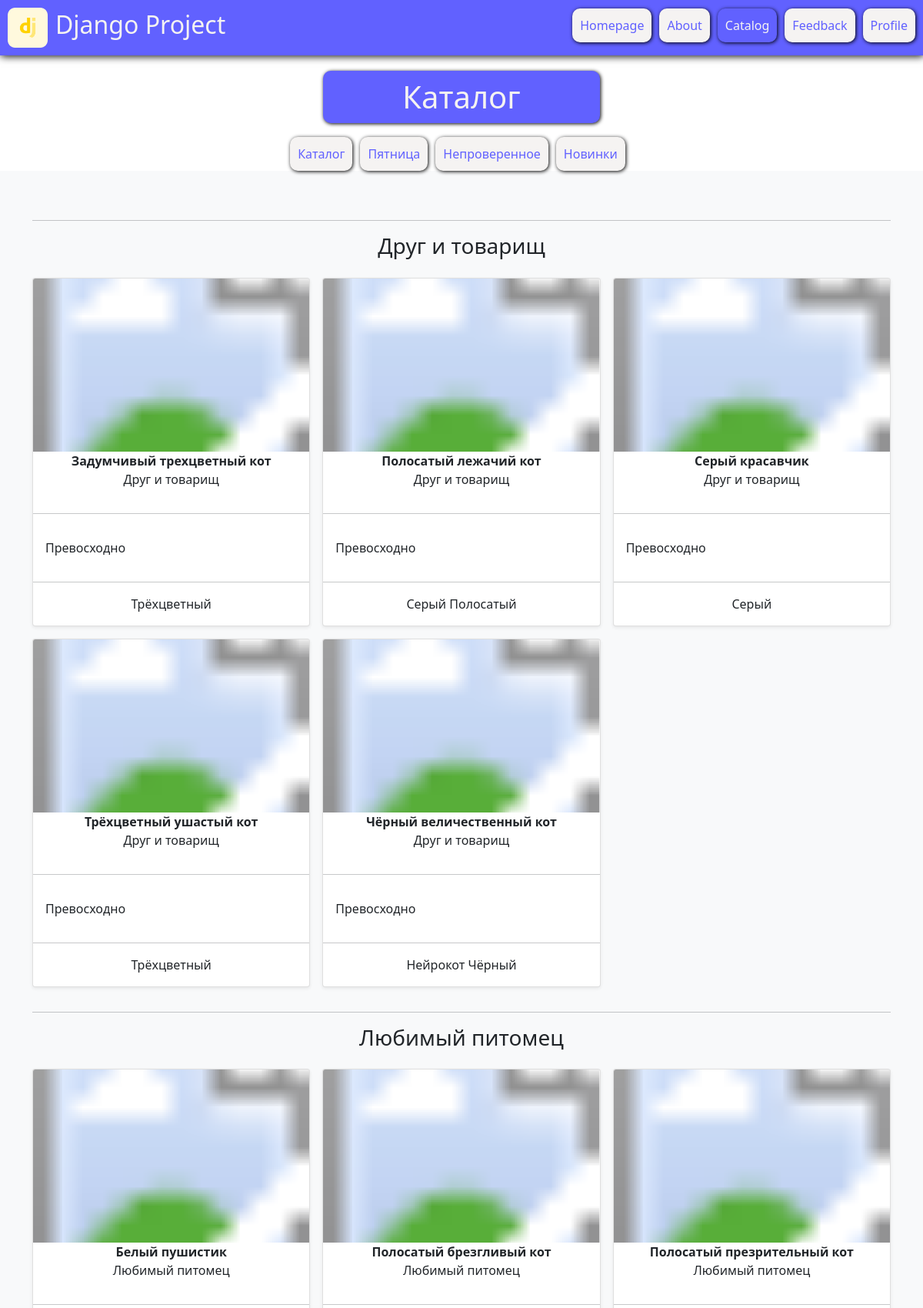
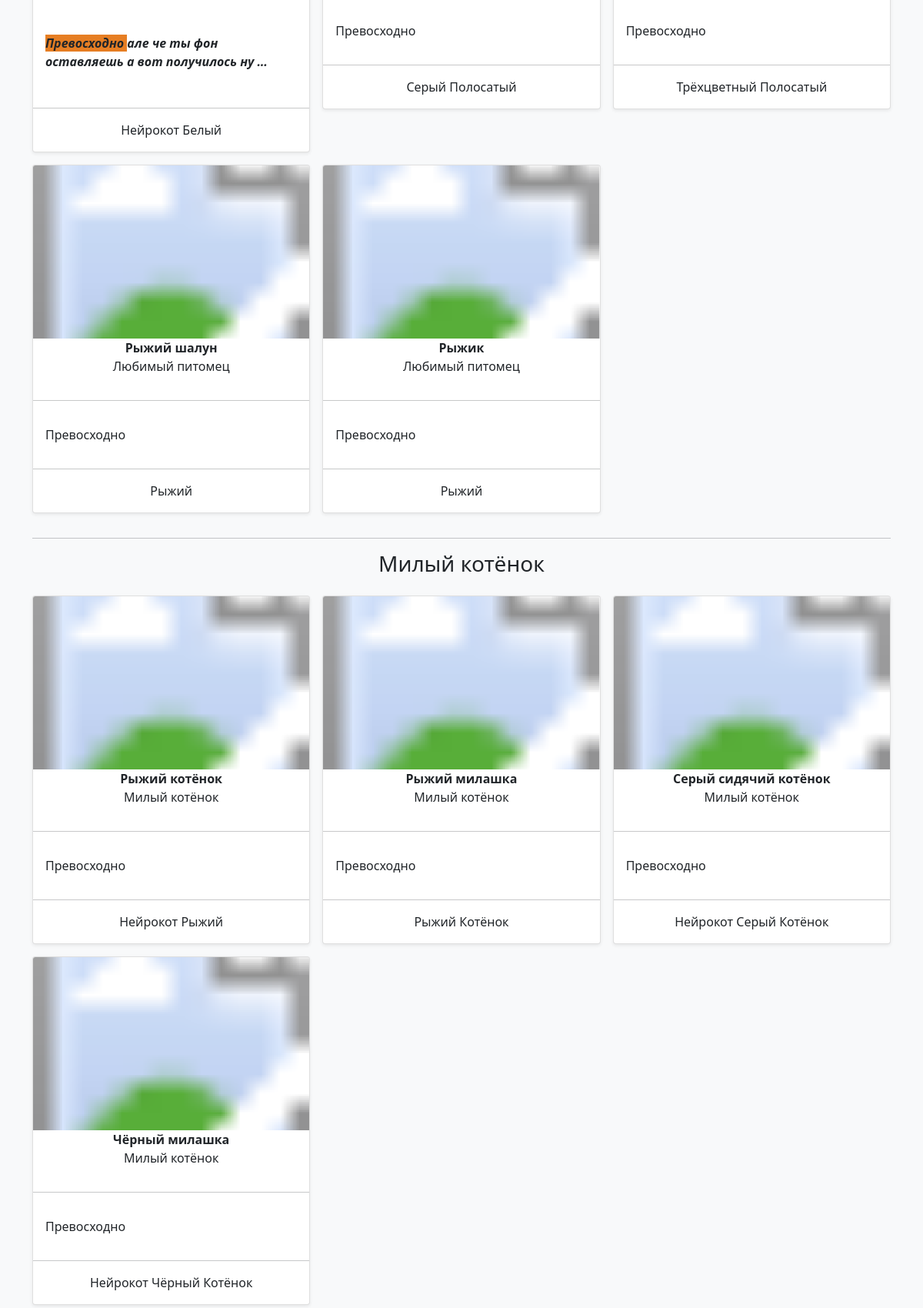
Page /catalog/ (upper part) on the committed database (2 pictures, top to bottom).
### catalog/models.py (models this page shows, shortened)
class Item(core.models.BaseModel):
    objects = ItemManager()
    text = tinymce.models.HTMLField(
        verbose_name="текст",
        help_text="Описание товара",
        validators=[
            catalog.validators.ValidateMustContain(
                "роскошно",
                "превосходно",
            ),
        ],
    )
    is_on_main = django.db.models.BooleanField(
        verbose_name="на главной",
        default=False,
        help_text="Статус показа на главной странице",
    )
    tags = django.db.models.ManyToManyField(Tag)
    category = django.db.models.ForeignKey(
        Category,
        on_delete=django.db.models.CASCADE,
    )
    created_at = django.db.models.DateTimeField(auto_now_add=True, null=True)
    updated_at = django.db.models.DateTimeField(auto_now=True, null=True)
    class Meta:
        ordering = ("name", "text", "id")
        verbose_name = "товар"
        verbose_name_plural = "товары"

class Category(core.models.ModelNormalizedNames):
    weight = django.db.models.PositiveSmallIntegerField(
        verbose_name="вес",
        default=100,
        help_text="Вес",
        validators=[
            django.core.validators.MinValueValidator(1),
            django.core.validators.MaxValueValidator(32767),
        ],
    )
    class Meta:
        verbose_name = "категория"
        verbose_name_plural = "категории"
    def __str__(self):
        return self.name[:15]

class Tag(core.models.ModelNormalizedNames):
    class Meta:
        verbose_name = "тег"
        verbose_name_plural = "теги"

### catalog/views.py (the view)
# urls.py: django.urls.path("", catalog.views.item_list, name="item_list"),
def item_list(request):
    template = "catalog/item_list.html"
    items = catalog.models.Item.objects.published()
    context = {
        "items": items,
    }
    return django.shortcuts.render(request, template, context)

### catalog/models.py (called while the page is built)
    def base(self, **kwargs):
        items = self.get_queryset()
        return (
            items.filter(
                is_published=True,
                category__is_published=True,
                **kwargs,
            )
            .select_related("category", "main_image")
            .prefetch_related(
                django.db.models.Prefetch(
                    "tags",
                    queryset=catalog.models.Tag.objects.filter(
                        is_published=True,
                    ).only("name"),
                ),
            )
            .only("id", "name", "text", "category__name", "main_image__image")
        )

    def published(self):
        return self.base().order_by("category__name", "name")

### templates/catalog/item_list.html (shortened to what this page needs)
{% extends "base.html" %}
{% block content %}
<h1 class="title">Каталог</h1>
<div class="catalog-hrefs">
    <a href="{% url 'catalog:item_list' %}">Каталог</a>
    <a href="{% url 'catalog:friday' %}">Пятница</a>
    <a href="{% url 'catalog:unverified' %}">Непроверенное</a>
    <a href="{% url 'catalog:new' %}">Новинки</a>
</div>
<div class="album py-5 bg-light">
    <div class="container">
        <div class="row row-cols-1 row-cols-sm-2 row-cols-md-3 g-3">
            {% for item in items %}
            {% ifchanged item.category %}
            <div style="width: 100%;">
                <hr>
                <h3 style="text-align: center;">{{ item.category }}</h3>
            </div>
            {% endifchanged %}
            {% include "includes/item_card.html" %}
            {% empty %}
            <h1 style="text-align: center; width: 100%;">Пусто</h1>
            {% endfor %}
        </div>
    </div>
</div>
{% endblock %}

### templates/base.html (shortened to what this page needs)
<!DOCTYPE html>
{% load static %}
<html lang="ru">
<head>
    <link rel="stylesheet" href="{% static 'css/bootstrap.min.css' %}">
    <link rel="stylesheet" href="{% static 'css/header.css' %}">
    <link rel="stylesheet" href="{% static 'css/footer.css' %}">
    <link rel="stylesheet" href="{% static 'css/base.css' %}">
    <link rel="stylesheet" href="{% static 'css/signup_form.css' %}">
</head>
<body>
    {%include "includes/header.html" %}
    <main style="margin-top: 92px;">
        {%block content%}Базовая страница{% endblock %}
    </main>
</body>
</html>

### templates/includes/header.html (shortened to what this page needs)
{% load i18n %}
{% load static %}
<header>
    <img src="{% static 'img/icon.png' %}" class="icon" width="50%" height="50%">
    <h2 class="header-title">Django Project</h2>
    <ul class="header-hrefs">
        <li class="{% if request.resolver_match.view_name == 'homepage:home' %}my-active{% endif %}">
            <a href="{% url 'homepage:home' %}">{% trans 'Homepage' %}</a>
        </li>
        <li class="{% if request.resolver_match.view_name == 'about:description' %}my-active{% endif %}">
            <a href="{% url 'about:description' %}">{% trans 'About' %}</a>
        </li>
        <li class="{% if request.resolver_match.view_name == 'catalog:item_list' %}my-active{% endif %}">
            <a href="{% url 'catalog:item_list' %}">{% trans 'Catalog' %}</a>
        </li>
        <li class="{% if request.resolver_match.view_name == 'feedback:feedback' %}my-active{% endif %}">
            <a href="{% url 'feedback:feedback' %}">Feedback</a>
        </li>
        <li>
            <a href="/auth/profile/">Profile</a>
        </li>
    </ul>
</header>

### templates/includes/item_card.html
{% load static %}
<a href="/catalog/{{ item.id }}" style="text-decoration: none; color: inherit">
    <div class="col">
        <div class="card shadow-sm">
            <svg class="bd-placeholder-img card-img-top" width="100%" height="225">
                <image href="{{ item.main_image.image.url }}" width="100%" height="100%"
                       preserveAspectRatio="xMidYMid slice"/>
            </svg>
            <b style="text-align: center;">{{ item.name }}</b>
            <p style="text-align: center;">{{ item.category }}</p>
            <hr>
            <div class="card-body">
                <p class="card-text">{{ item.text | truncatewords_html:10 | safe }}</p>
            </div>
            <hr>
            <p style="text-align: center;">{% for tag in item.tags.all %}{{ tag.name }} {% endfor %}</p>
        </div>
    </div>
</a>

### static_dev/css/header.css (style rules this page uses)
header { position: fixed; top: 0; display: flex; width: 100%; z-index: 1000; background-color: #6161ff; box-shadow: 1px 1px 10px black; align-items: center; }
.icon { width: 72px; height: 72px; padding: 10px; }
.header-title { color: #f5f3f2; flex: 1; }
.header-hrefs { list-style-type: none; display: flex; margin-left: auto; text-decoration: none; }
.header-hrefs li { padding: 10px; background-color: #f5f3f2; border-radius: 10px; margin-right: 10px; margin-top: 10px; box-shadow: 1px 1px 5px black; }
.header-hrefs a { display: block; text-decoration: none; color: #6161ff; }
.my-active { background-color: #6161ff !important; }
.my-active a { color: #f5f3f2; }

### static_dev/css/base.css (style rules this page uses)
.title { text-align: center; padding: 10px; background-color: #6161ff; color: #f5f3f2; border-radius: 10px; box-shadow: 1px 1px 5px black; width: 30%; margin-left: 35%; }
.catalog-hrefs { display: flex; justify-content: center; text-aling: center; }
.catalog-hrefs a { padding: 10px; background-color: #f5f3f2; border-radius: 10px; margin-right: 10px; margin-top: 10px; box-shadow: 1px 1px 5px black; text-decoration: none; color: #6161ff; }

### rows in the picture
Item: category "Друг и товарищ", name "Задумчивый трехцветный кот", text "Превосходно"
Tag: name "Трёхцветный"
Item: name "Полосатый лежачий кот", category "Друг и товарищ", text "Превосходно"
Tag: name "Серый"
Tag: name "Полосатый"
Item: name "Серый красавчик", category "Друг и товарищ", text "Превосходно"
Item: name "Трёхцветный ушастый кот", category "Друг и товарищ", text "Превосходно"
Item: name "Чёрный величественный кот", category "Друг и товарищ", text "Превосходно"
Tag: name "Нейрокот"
Tag: name "Чёрный"
Item: category "Любимый питомец", name "Белый пушистик", text "Превосходно але че ты фон оставляешь а вот получилось ну …"
Tag: name "Белый"
Item: name "Полосатый брезгливый кот", category "Любимый питомец", text "Превосходно"
Item: name "Полосатый презрительный кот", category "Любимый питомец", text "Превосходно"
Item: name "Рыжий шалун", category "Любимый питомец", text "Превосходно"
Tag: name "Рыжий"
Item: name "Рыжик", category "Любимый питомец", text "Превосходно"
Item: category "Милый котёнок", name "Рыжий котёнок", text "Превосходно"
Item: name "Рыжий милашка", category "Милый котёнок", text "Превосходно"
Tag: name "Котёнок"
Item: name "Серый сидячий котёнок", category "Милый котёнок", text "Превосходно"
Item: name "Чёрный милашка", category "Милый котёнок", text "Превосходно"
